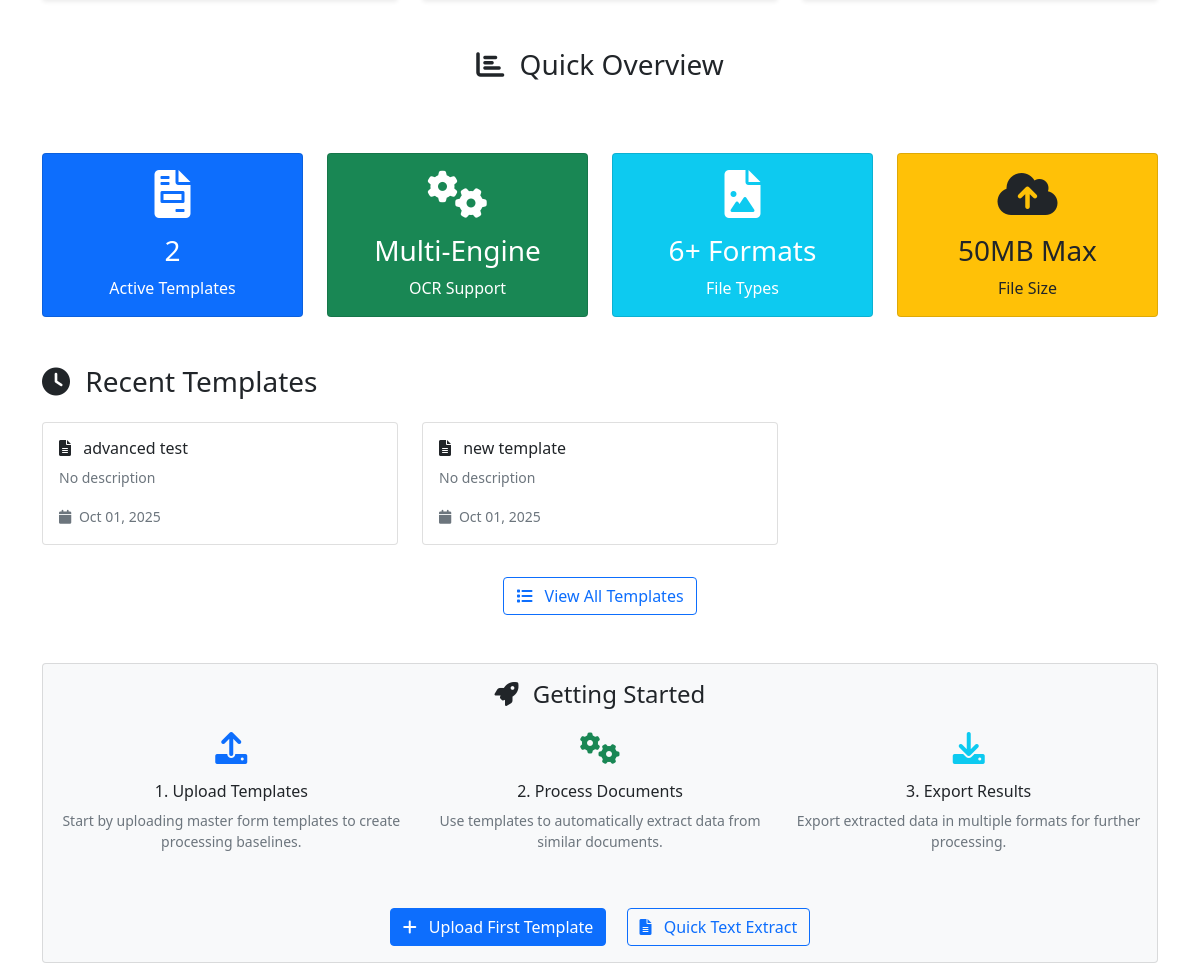
Before: / (middle part) with the older database file.
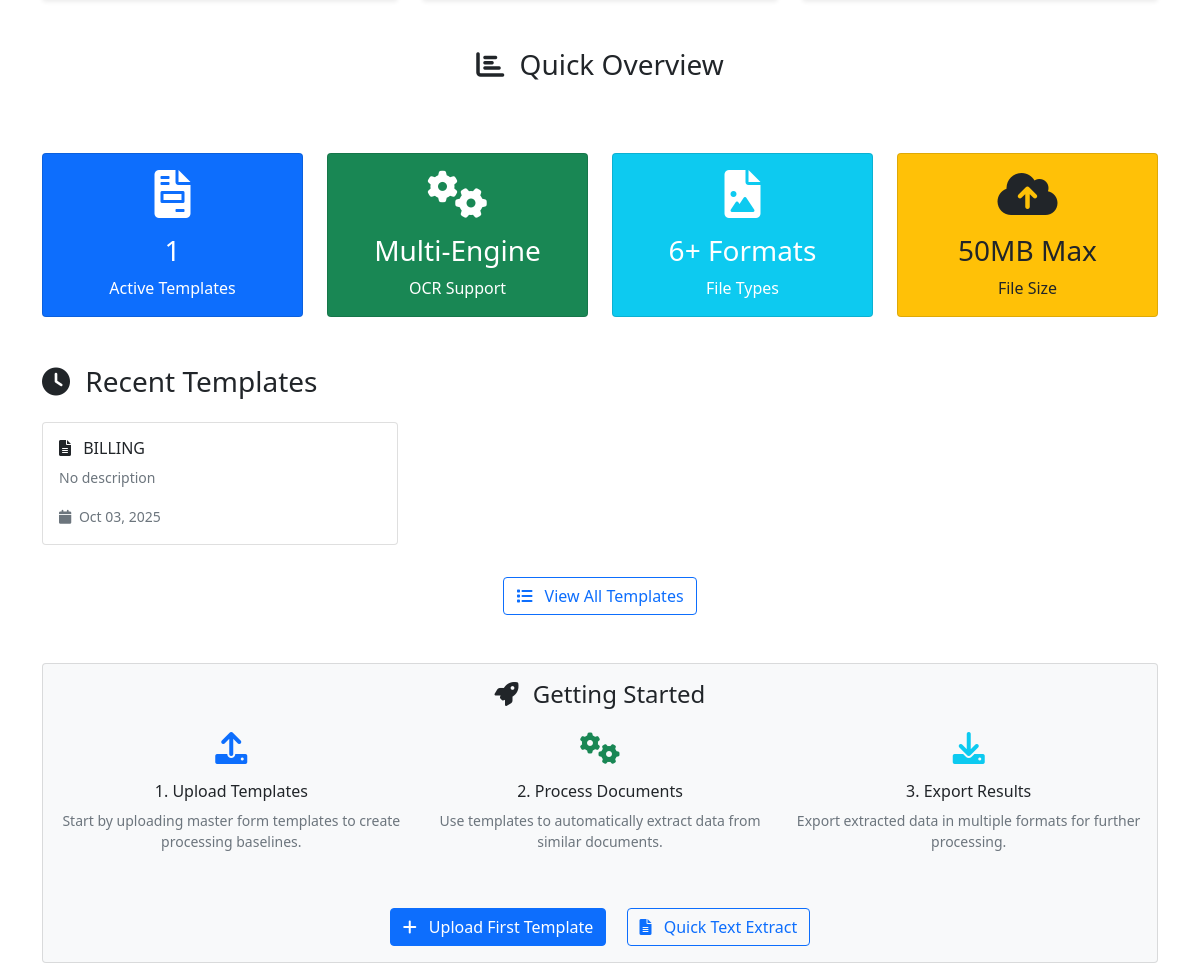
After: the same page with the newer database file.
### templates/models.py (models this page shows, shortened)
class Template(models.Model):
    name = models.CharField(max_length=255, help_text="Name of the template")
    description = models.TextField(blank=True, null=True, help_text="Description of what this template is for")
    file_data = models.BinaryField(null=True, blank=True, help_text="Original template file data (stored in DB)")
    file_name = models.CharField(max_length=255, null=True, blank=True, help_text="Original filename")
    file_type = models.CharField(max_length=50, null=True, blank=True, help_text="File MIME type")
    file_size = models.IntegerField(null=True, blank=True, help_text="File size in bytes")
    excel_template_data = models.BinaryField(null=True, blank=True, help_text="Generated Excel template (stored in DB)")
    excel_template_name = models.CharField(max_length=255, null=True, blank=True, help_text="Excel template filename")
    visualization_data = models.BinaryField(null=True, blank=True, help_text="Detection visualization image (stored in DB)")
    visualization_name = models.CharField(max_length=255, null=True, blank=True, help_text="Visualization filename")
    file = models.FileField(upload_to='templates/', blank=True, null=True, help_text="Original template file (PDF/image) - deprecated")
    structure = models.JSONField(
        default=dict,
        help_text="JSON structure containing field names, positions, and coordinates"
    )
    created_by = models.ForeignKey(User, on_delete=models.CASCADE, null=True, blank=True)
    created_at = models.DateTimeField(auto_now_add=True)
    updated_at = models.DateTimeField(auto_now=True)
    is_active = models.BooleanField(default=True)
    PROCESSING_STATUS_CHOICES = [
        ('pending', 'Pending Processing'),
        ('processing', 'Processing'),
        ('completed', 'Processing Complete'),
        ('failed', 'Processing Failed'),
    ]
    processing_status = models.CharField(
        max_length=20,
        choices=PROCESSING_STATUS_CHOICES,
        default='pending'
    )
    class Meta:
        ordering = ['-created_at']
        verbose_name = "Template"
        verbose_name_plural = "Templates"

### templates/views.py (the view)
# urls.py: 2. Add a URL to urlpatterns:  path('', views.home, name='home')
def home(request):
    context = {
        'total_templates': Template.objects.filter(is_active=True).count(),
        'recent_templates': Template.objects.filter(is_active=True).order_by('-created_at')[:3],
    }
    return render(request, 'base/home.html', context)

### templates/base/home.html (shortened to what the changed rows need)
{% extends 'base/base.html' %}
{% block content %}
<div class="row g-4 mb-5">
    <div class="col-md-3">
        <div class="card bg-primary text-white text-center">
            <div class="card-body">
                <i class="fas fa-file-invoice fa-3x mb-3"></i>
                <h3>{{ total_templates }}</h3>
                <p class="mb-0">Active Templates</p>
            </div>
        </div>
    </div>
</div>
{% if recent_templates %}
<div class="row mb-5">
    <div class="col-12">
        <div class="row">
            {% for template in recent_templates %}
            <div class="col-md-4 mb-3">
                <div class="card">
                    <div class="card-body">
                        <h6 class="card-title">
                            <i class="fas fa-file-alt me-2"></i>
                            {{ template.name }}
                        </h6>
                        <p class="card-text text-muted small">
                            {{ template.description|default:"No description" }}
                        </p>
                        <small class="text-muted">
                            <i class="fas fa-calendar me-1"></i>
                            {{ template.created_at|date:"M d, Y" }}
                        </small>
                    </div>
                </div>
            </div>
            {% endfor %}
        </div>
    </div>
</div>
{% endif %}
{% endblock %}

Changed rows visible on the page:
removed Template: name "advanced test", description "No description", created_at "Oct 01, 2025"
removed Template: name "new template", description "No description", created_at "Oct 01, 2025"
added Template: name "BILLING", description "No description", created_at "Oct 03, 2025"
Other visible differences:
{{ total_templates }}: "2" → "1"
